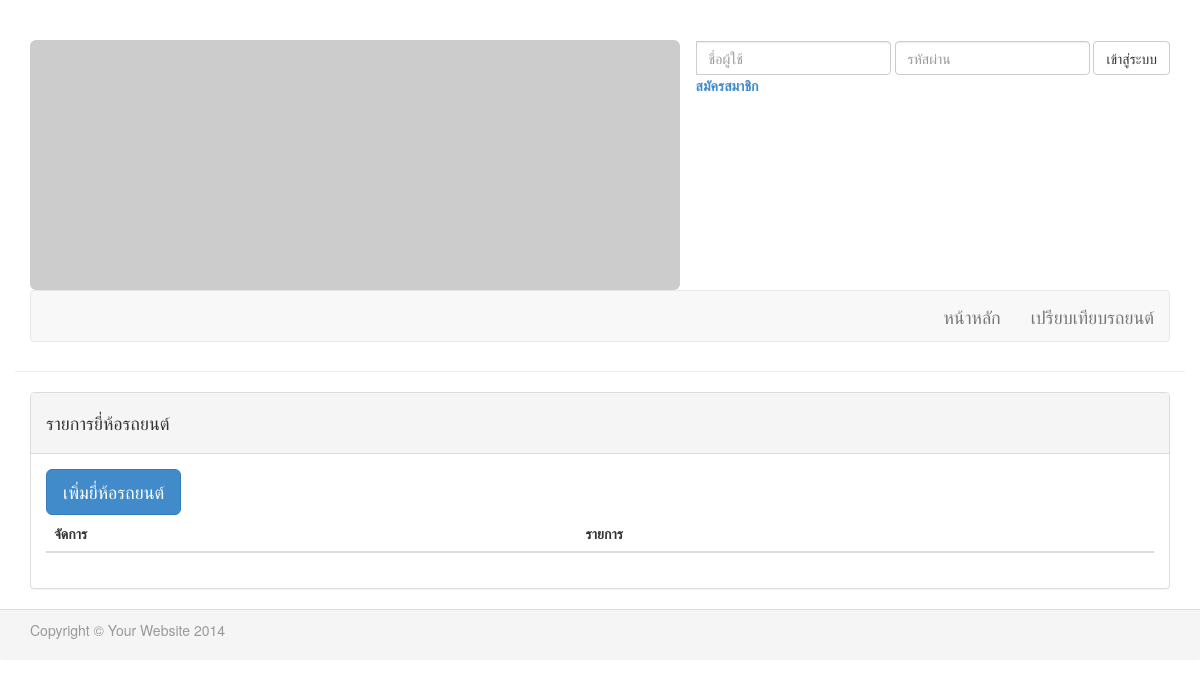
The app's page /ManageBrand.php, older data.
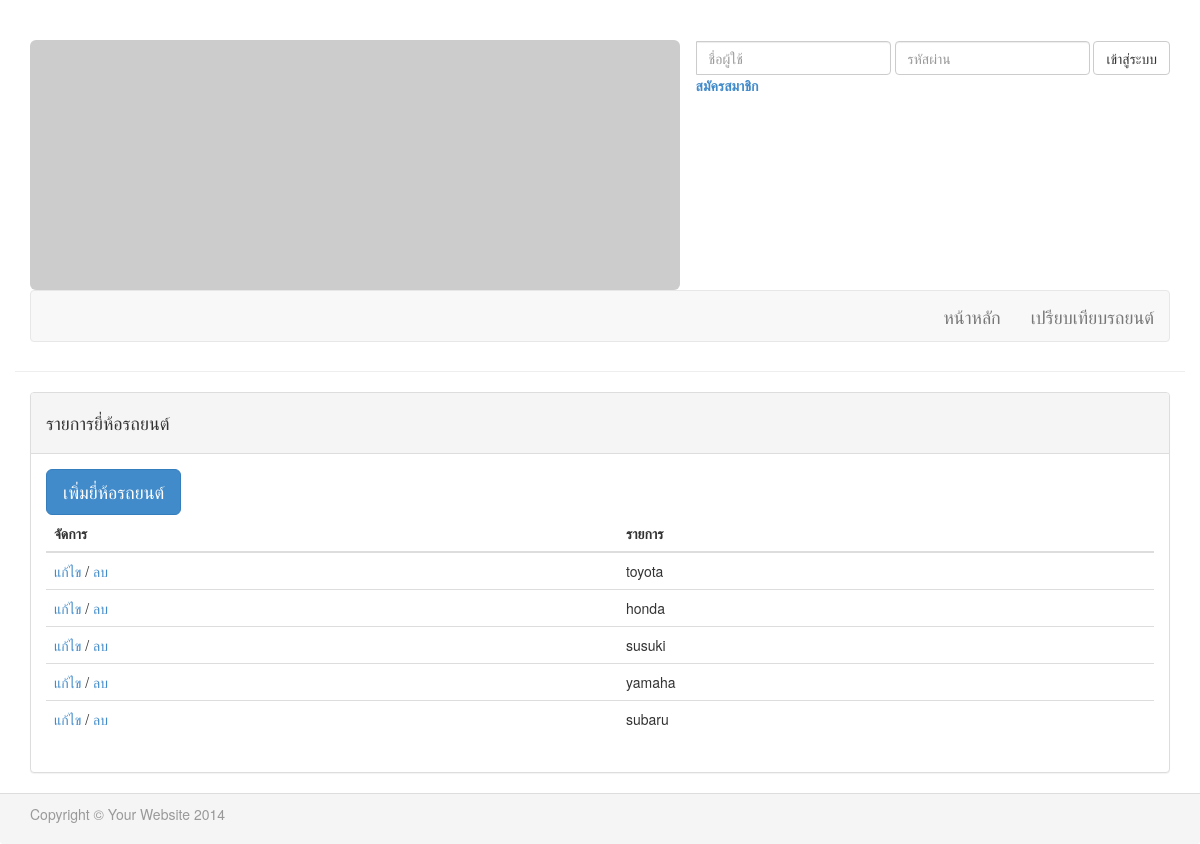
The same page, newer data.
### tables this page shows
CREATE TABLE IF NOT EXISTS `carbrand` (
`id` int(10) unsigned NOT NULL,
  `name` varchar(255) DEFAULT NULL
);

### src/class/Database.php (called while the page is built, shortened)
<?php
class Database {
	private $host;
	private $username;
	private $password;
	function __construct() {
		$this->host = 'localhost';
		$this->username = 'root';
		$this->password = '1234';
		$this->db = 'project';
	}
	function query($StrQuery) {
		$result = mysql_query( $StrQuery );
		return $result;
	}
	function connectDB() {
		$con = mysql_connect( $this->host, $this->username, $this->password ) or die("can't to connect");
		return $con;
	}
}
?>

### src/class/ManageBrandCar.php (called while the page is built, shortened)
<?php
include_once 'Database.php';
class ManageBrandCar {
	private $objDB;
	function __construct() {
		$this->objDB = new Database ();
	}
	function getBrandAll() {
		$str = "select * from  carbrand ";
		return $this->objDB->query ( $str );
	}
}
?>

### ManageBrand.php (the view, shortened to what this page needs)
<?php
include 'src/class/ManageBrandCar.php';
?>
<!DOCTYPE html>
<html lang="en">
<head>
<link href="css/bootstrap.min.css" rel="stylesheet">
<link href="css/style.css" rel="stylesheet">
</head>
<body>
	<div class="container">
		<div class="row clearfix page-header">
			<div class="col-md-12 column">
				<div class="row clearfix">
					<div class="col-md-4 column">
						<img class="img-rounded" src="http://placehold.it/650x250" alt="">
					</div>
					<div class="col-md-4 column"></div>
					<div class="col-md-8 ">
						<form class="form-inline pull-right" role="form">
							<div class="form-group">
								<div class="input-group">
									<input type="email" class="form-control"
										id="exampleInputEmail2" placeholder="ชื่อผู้ใช้">
								</div>
							</div>
							<div class="form-group">
								<input type="password" class="form-control"
									id="exampleInputPassword2" placeholder="รหัสผ่าน">
							</div>
							<button type="submit" class="btn btn-default">เข้าสู่ระบบ</button>
							<div class="form-inline">
								<label> <a href="#">สมัครสมาชิก</a>
								</label>
							</div>
						</form>
					</div>
				</div>
				<nav class="navbar navbar-default" role="navigation">
					<div class="navbar-header pull-right">
						<a class="navbar-brand" href="#">หน้าหลัก</a>
						<a class="navbar-brand" href="#">เปรียบเทียบรถยนต์</a>
					</div>
				</nav>
			</div>
		</div>
		<div class="row clearfix">
			<div class="col-md-12 column">
				<div class=" panel panel-default">
					<div class="panel-heading">
						<h4>รายการยี่ห้อรถยนต์</h4>
					</div>
					<div class="panel-body">
						<a href="addCarBrand.php"><button type="button"
								class="btn btn-primary btn-lg">เพิ่มยี่ห้อรถยนต์</button></a>
						<table class="table .table-bordered">
							<thead>
								<tr>
									<th>จัดการ</th>
									<th>รายการ</th>
								</tr>
							</thead>
							<tbody>
								<?php
								include_once 'src/class/ManageBrandCar.php';
								$obj = new ManageBrandCar ();
								$rs = $obj->getBrandAll ();
								while ( $row = mysql_fetch_object ( $rs ) ) {
									?>
								<tr>
									<td><a href="editCarBrand.php?id=<?php echo $row->id;?>">แก้ไข</a>
										/ <a href="?delete=true&id=<?php echo $row->id;?>">ลบ</a></td>
									<td><?php echo $row->name;?></td>
								</tr>
								<?php  }?>
							</tbody>
						</table>
					</div>
				</div>
			</div>
		</div>
	</div>
	<footer class="panel-footer">
		<div class="container">
			<p class="text-muted">Copyright © Your Website 2014</p>
		</div>
	</footer>
</body>
</html>

Row changes from the older to the newer data that the page shows:
added carbrand: name "toyota"
added carbrand: name "honda"
added carbrand: name "susuki"
added carbrand: name "yamaha"
added carbrand: name "subaru"
